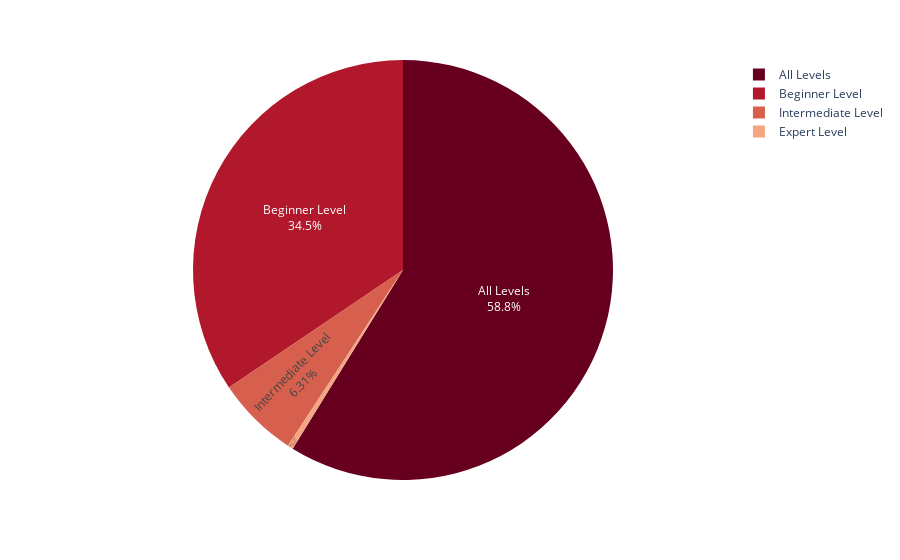

Write notebook code for a chart like this one.
### Code cell
# Distribution of total sunscribers per level via Plotly Interactive Pie Chart
fig = px.pie(df_sub_level, values='NumberOfSubscribers', names='Level', color_discrete_sequence=px.colors.sequential.RdBu)
fig.update_traces(textposition='inside', textinfo='percent+label')
fig.show()

### Figure 1 — Plotly figure (JSON) as saved in the notebook; plotly's stock layout.template omitted (floating-point values rounded to 4 significant figures)
{"data": [{"domain": {"x": [0, 1], "y": [0, 1]}, "hovertemplate": "Level=%{label}<br>NumberOfSubscribers=%{value}<extra></extra>", "labels": ["All Levels", "Beginner Level", "Expert Level", "Intermediate Level"], "legendgroup": "", "name": "", "showlegend": true, "textinfo": "percent+label", "textposition": "inside", "type": "pie", "values": [6915076, 4051843, 50196, 742005]}], "layout": {"autosize": true, "hiddenlabels": [], "legend": {"tracegroupgap": 0}, "margin": {"t": 60}, "piecolorway": ["rgb(103,0,31)", "rgb(178,24,43)", "rgb(214,96,77)", "rgb(244,165,130)", "rgb(253,219,199)", "rgb(247,247,247)", "rgb(209,229,240)", "rgb(146,197,222)", "rgb(67,147,195)", "rgb(33,102,172)", "rgb(5,48,97)"]}}
